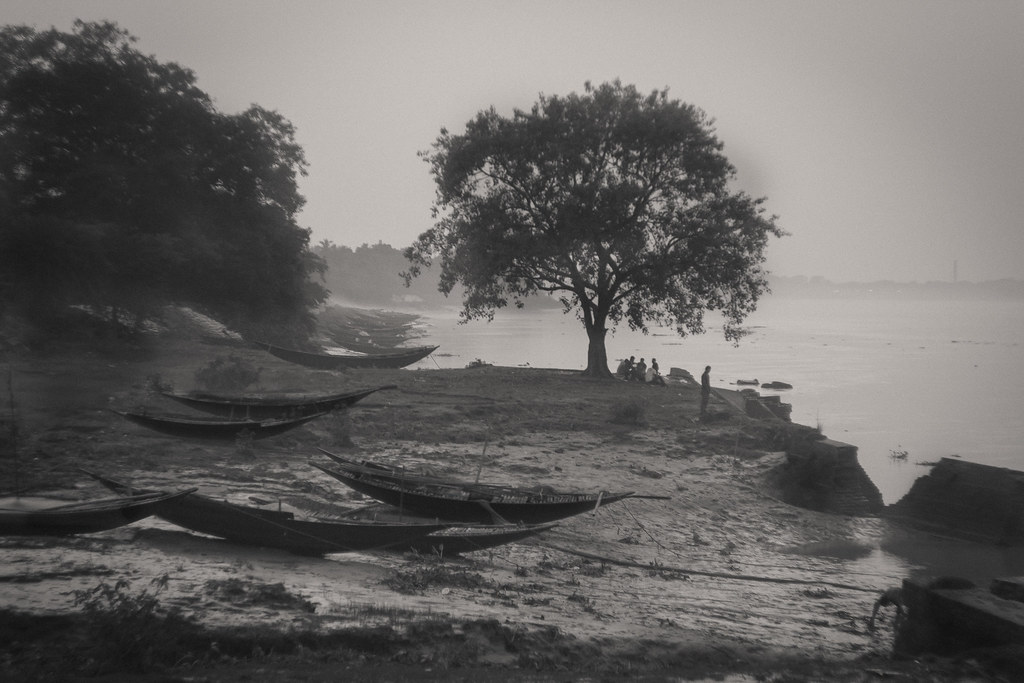
#> input picture images/input/low_contrast_image1.png, 1024 x 683 px
$ python histogram_equalization.py
#> lines starting #> are read from the running program, lines starting #| are printed output that depends on the picture
import numpy as np
from PIL import Image
import matplotlib.pyplot as plt

input_image_path = "images/input/low_contrast_image1.png"  # Replace with another path to use a different image
output_image_path = "images/output/equalized_image.png"

# Load image with PIL and convert to grayscale
original_img = Image.open(input_image_path).convert("L")
original_array = np.array(original_img)

# Step 1: Compute histogram
histogram = np.zeros(256, dtype=int)
rows, cols = original_array.shape
#> rows = 683; cols = 1024

for i in range(rows):
    for j in range(cols):
        intensity = original_array[i, j]
        histogram[intensity] += 1
#> after the loop, histogram = 256 values, max 8341 at index 50, min 0 at index 0, mean 2732

# Step 2: Normalize histogram
normalized_histogram = histogram / (rows * cols)
#> normalized_histogram = 256 values, max 0.0119 at index 50, min 0 at index 0, mean 0.00391

# Step 3: Compute cumulative distribution function
cdf = np.zeros(256)
cdf[0] = normalized_histogram[0]
for i in range(1, 256):
    cdf[i] = cdf[i - 1] + normalized_histogram[i]
#> after the loop, cdf = 256 values from 0 to 1

# Step 4: Create transfer function
transfer_function = np.round(cdf * 255).astype(np.uint8)
#> transfer_function = 256 values from 0 to 255

# Step 5: Apply transfer function to image
equalized_array = np.zeros_like(original_array)
for i in range(rows):
    for j in range(cols):
        equalized_array[i, j] = transfer_function[original_array[i, j]]
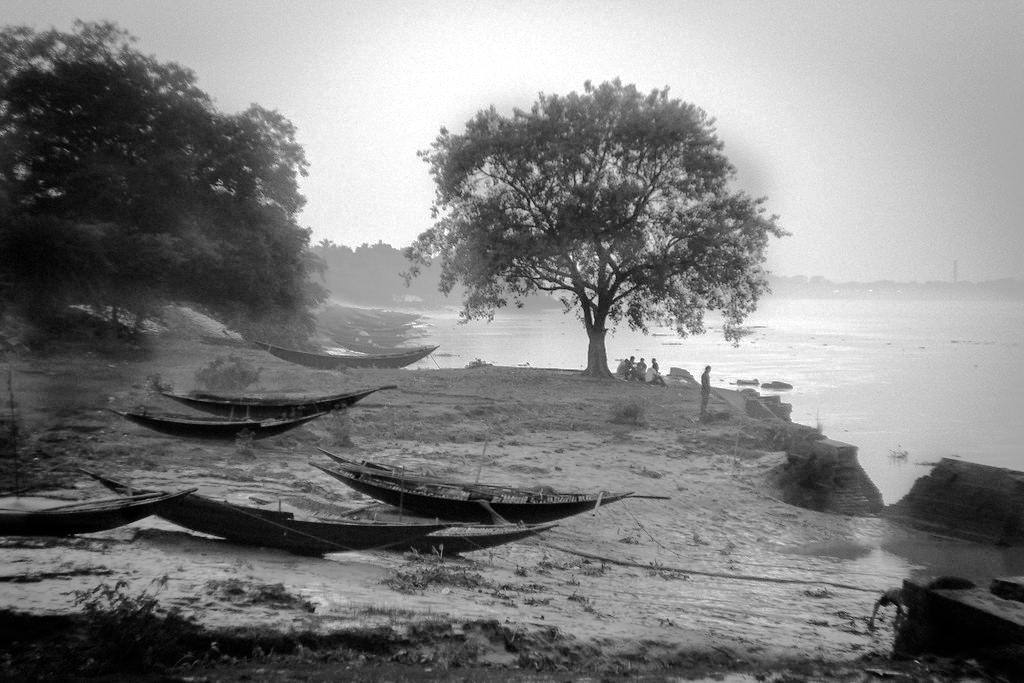
#> equalized_array: shape (683, 1024); min 0, max 255, mean 128.4

# Step 6: Save and display results
equalized_img = Image.fromarray(equalized_array)
equalized_img.save(output_image_path)

# Display input and output images with histograms
plt.figure(figsize=(10, 8))

plt.subplot(2, 2, 1)
plt.imshow(original_array, cmap="gray")
plt.title("Original Image")
plt.subplot(2, 2, 2)
plt.bar(range(256), histogram, color="gray")
plt.title("Original Histogram")

plt.subplot(2, 2, 3)
plt.imshow(equalized_array, cmap="gray")
plt.title("Equalized Image")
plt.subplot(2, 2, 4)
plt.bar(range(256), np.histogram(equalized_array, bins=256, range=(0, 256))[0], color="gray")
plt.title("Equalized Histogram")

plt.tight_layout()
plt.show()
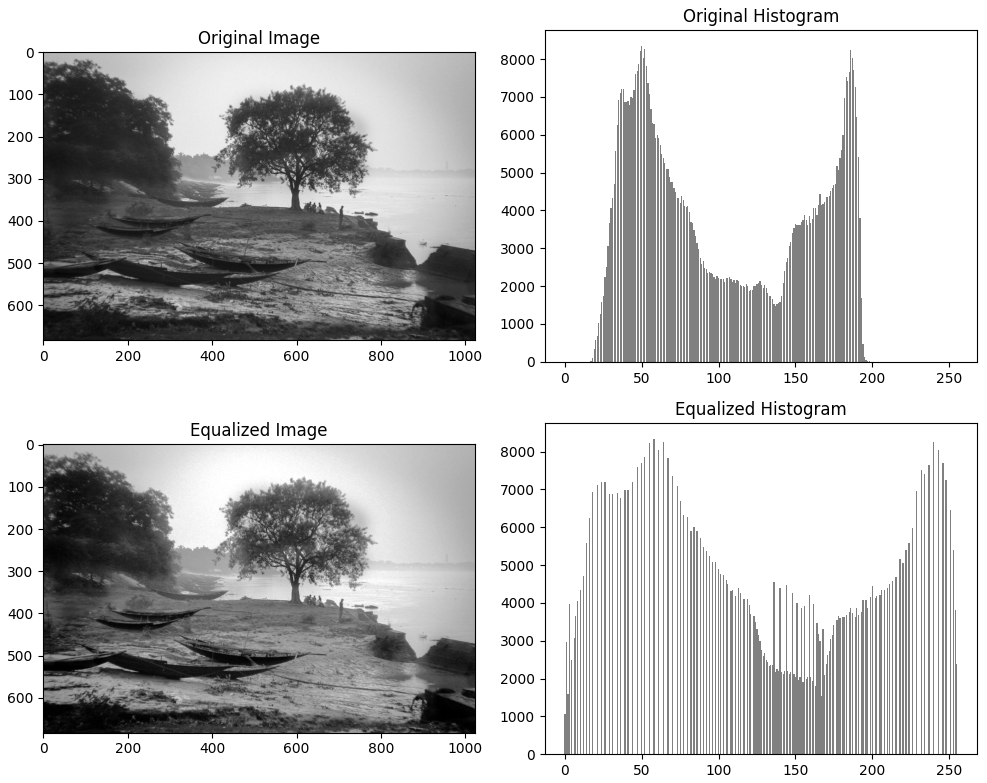
#> figure drawn by matplotlib, 4 panels; panel 2: tallest bar 8341 high, from x = 49.6 to 50.4; panel 4: tallest bar 8341 high, from x = 57.6 to 58.4

$ run again, with images/input/low_contrast_image2.png copied over images/input/low_contrast_image1.png
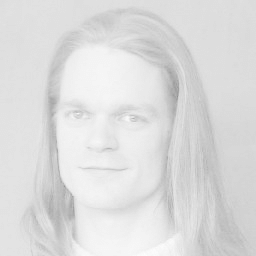
#> input picture images/input/low_contrast_image2.png, 256 x 256 px
#> after the loop `for i in range(rows):`: histogram = 256 values, max 6785 at index 221, min 0 at index 0, mean 256
#> normalized_histogram = 256 values, max 0.104 at index 221, min 0 at index 0, mean 0.00391
#> after the loop `for i in range(1, 256):`: cdf = 256 values from 0 to 1
#> transfer_function = 256 values from 0 to 255
#> after the loop `for i in range(rows):`:
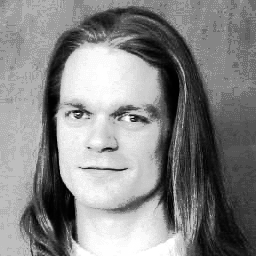
#> equalized_array: shape (256, 256); min 0, max 255, mean 133.6
#> `plt.show()`:
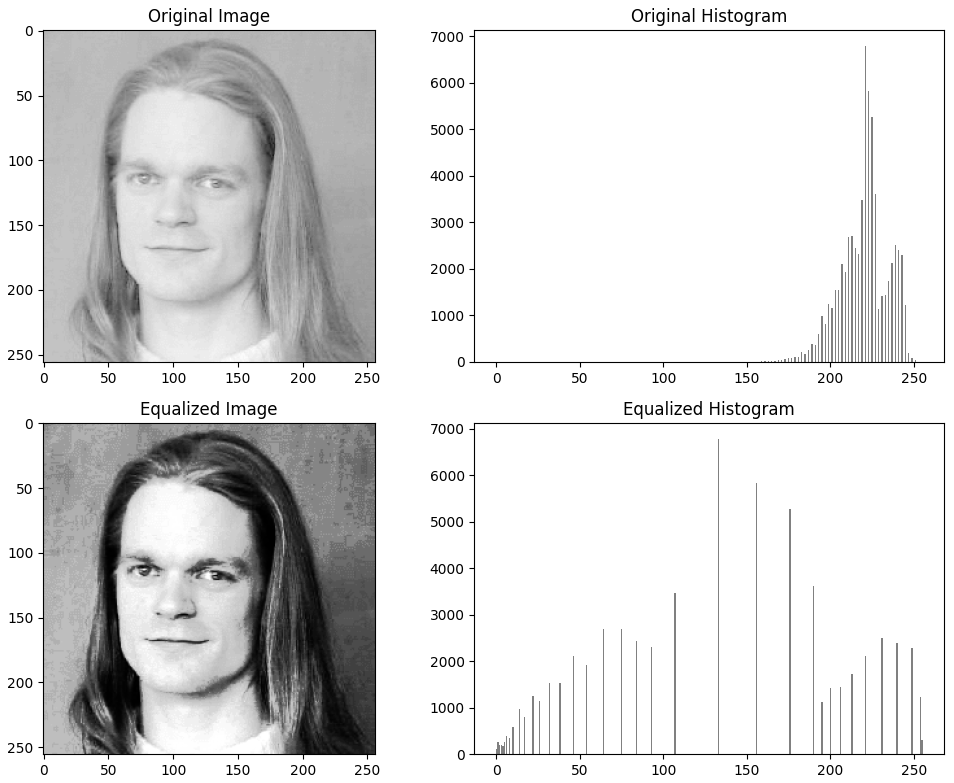
#> figure drawn by matplotlib, 4 panels; panel 2: tallest bar 6785 high, from x = 220.6 to 221.4; panel 4: tallest bar 6785 high, from x = 132.6 to 133.4

$ run again, with images/input/low_contrast_image3.png copied over images/input/low_contrast_image1.png
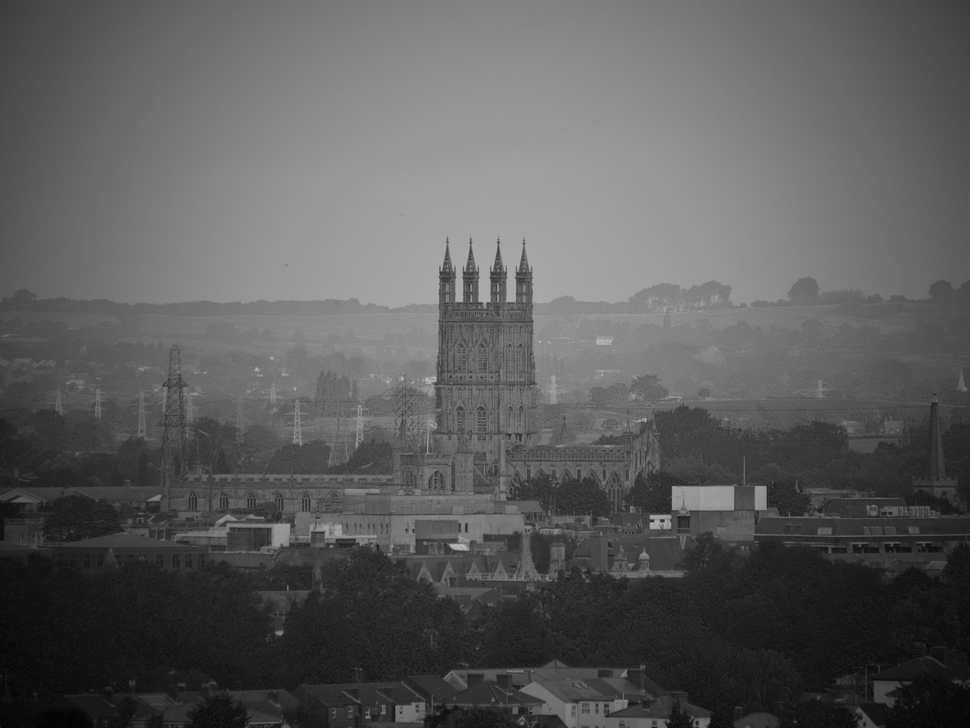
#> input picture images/input/low_contrast_image3.png, 970 x 728 px, shrunk from 3000 x 2252 before the run
#> after the loop `for i in range(rows):`: histogram = 256 values, max 6381 at index 106, min 0 at index 0, mean 2758.4
#> normalized_histogram = 256 values, max 0.00904 at index 106, min 0 at index 0, mean 0.00391
#> after the loop `for i in range(1, 256):`: cdf = 256 values from 0 to 1
#> transfer_function = 256 values from 0 to 255
#> after the loop `for i in range(rows):`:
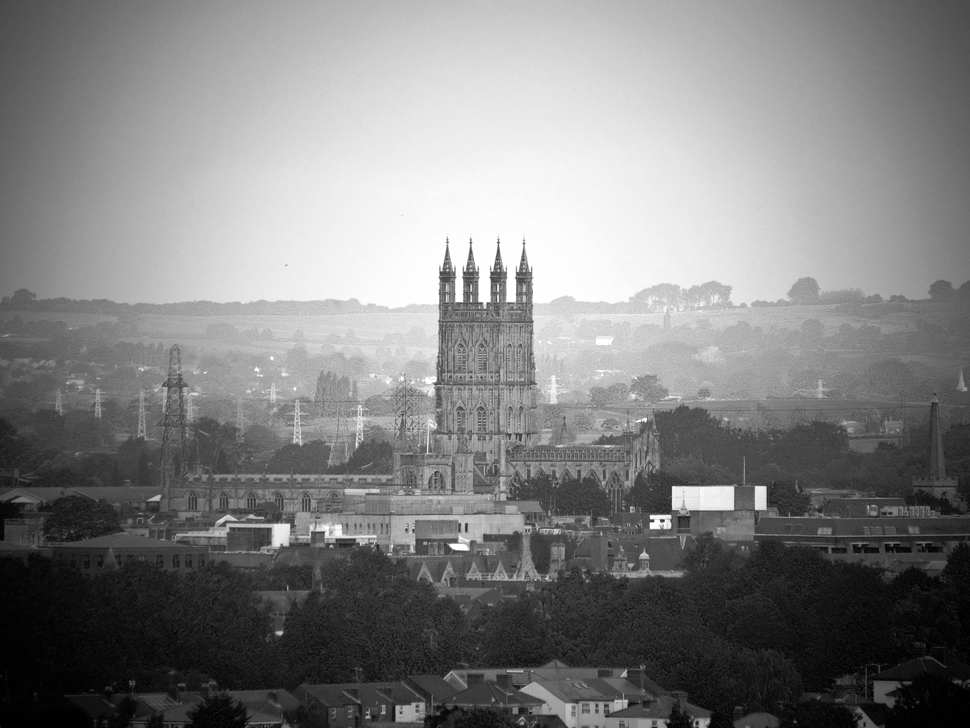
#> equalized_array: shape (728, 970); min 0, max 255, mean 128.3
#> `plt.show()`:
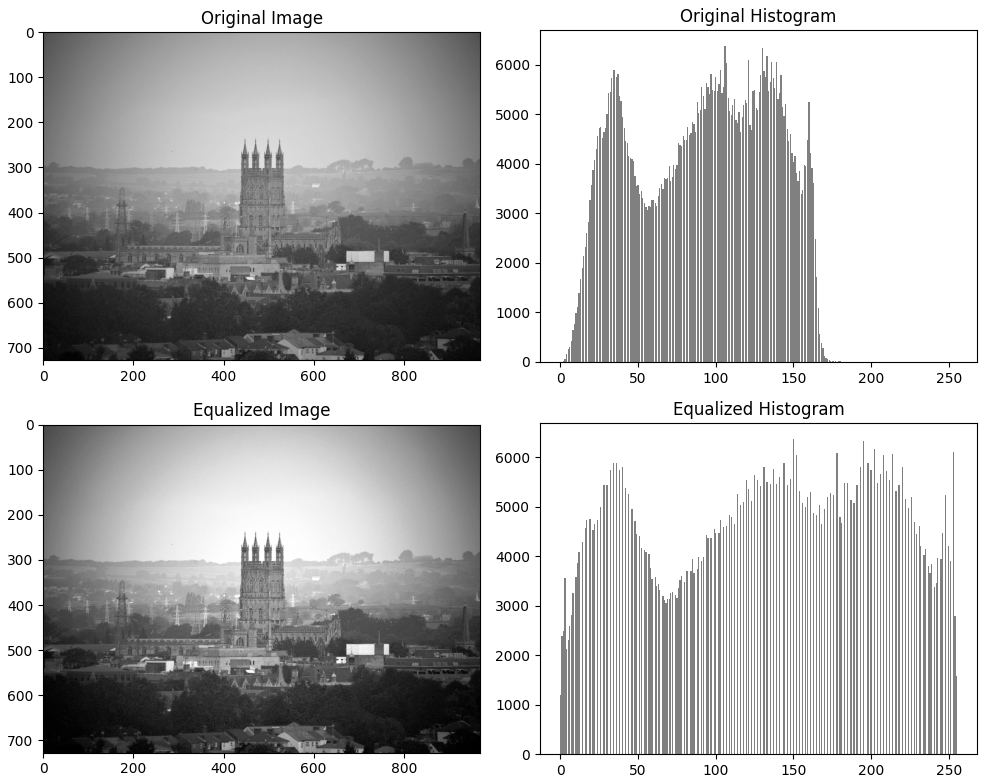
#> figure drawn by matplotlib, 4 panels; panel 2: tallest bar 6381 high, from x = 105.6 to 106.4; panel 4: tallest bar 6381 high, from x = 149.6 to 150.4
